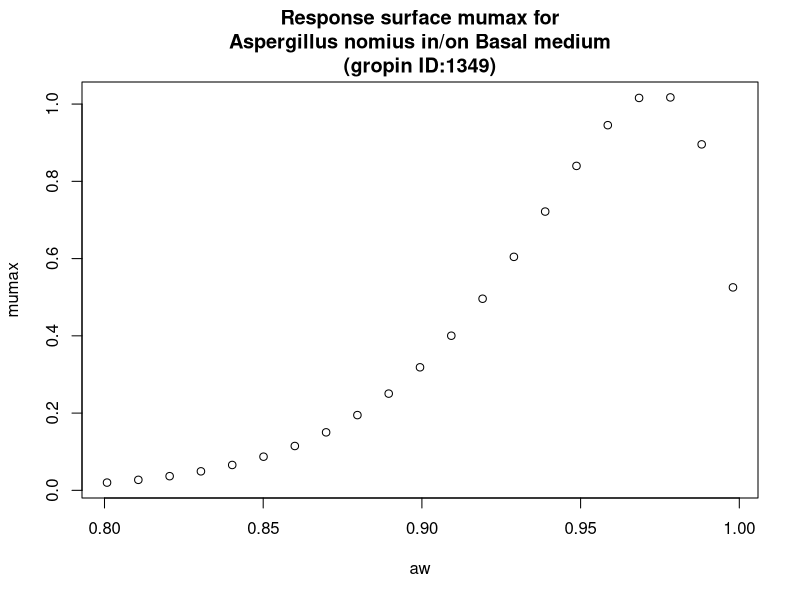

This figure's R source:
#############################
# start of Parameter script
#############################
aw <- seq(0.8008,0.998001998001998,length.out=21)
#############################
# end of Parameter script
#############################
############################# 
# start of Model script Gropin ID 1349 
#############################
 
# constant coefficients for this model
 
variables <- data.frame(aw)
argumentsPar <- expand.grid(variables)
 
# heart of the model
response_surface <- function(aw) {
   mumax <-exp(-1.2520+15.790*sqrt(1-aw)-48.71*(sqrt(1-aw))^2)

return(mumax=mumax)
} 

# output parameters
responseSurface <- cbind(argumentsPar,response_surface(argumentsPar['aw']))
colnames(responseSurface) <- c(colnames(argumentsPar),'mumax')
#############################
# End of Model script
#############################
############################# 
# start of Visualisation script Gropin ID 1349 
#############################
plot(aw,responseSurface$'mumax',xlab='aw',
                          ylab='mumax',main='Response surface mumax for
Aspergillus nomius in/on Basal medium
(gropin ID:1349)')
#############################
# End of Visualisation script
#############################
